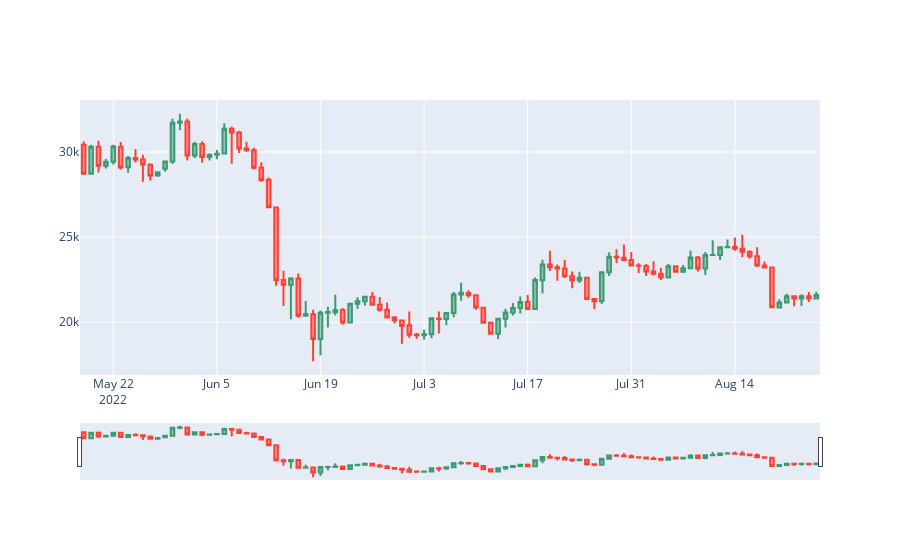

Here is the notebook cell this chart was saved with:
### Code cell
df1 = rangedf['BTC-USD'][:100]
fig = go.Figure(data=[go.Candlestick(x=df1.Date,
                open=df1['Open'],
                high=df1['High'],
                low=df1['Low'],
                close=df1['Close'])])

fig.show()
